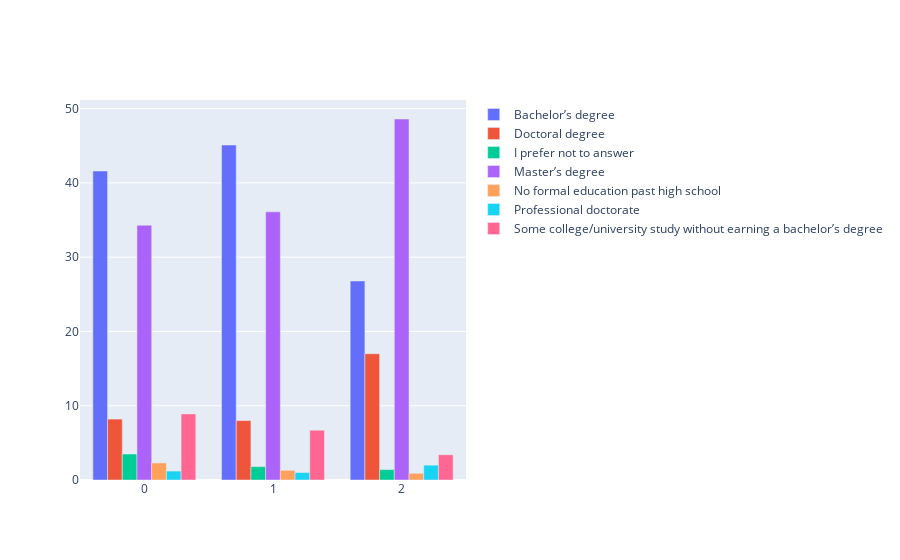

Here is the notebook cell this chart was saved with:
### Code cell
edu_aggr = cluster_question_plot(binary_data, "HighEdu")[0]

### Figure 1 — Plotly figure (JSON) as saved in the notebook; plotly's stock layout.template omitted (floating-point values rounded to 4 significant figures)
{"data": [{"name": "Bachelor’s degree", "type": "bar", "x": [0, 1, 2], "y": [41.6, 45.1, 26.8]}, {"name": "Doctoral degree", "type": "bar", "x": [0, 1, 2], "y": [8.2, 8, 17]}, {"name": "I prefer not to answer", "type": "bar", "x": [0, 1, 2], "y": [3.5, 1.8, 1.4]}, {"name": "Master’s degree", "type": "bar", "x": [0, 1, 2], "y": [34.3, 36.1, 48.6]}, {"name": "No formal education past high school", "type": "bar", "x": [0, 1, 2], "y": [2.3, 1.3, 0.9]}, {"name": "Professional doctorate", "type": "bar", "x": [0, 1, 2], "y": [1.2, 1, 2]}, {"name": "Some college/university study without earning a bachelor’s degree", "type": "bar", "x": [0, 1, 2], "y": [8.9, 6.7, 3.4]}], "layout": {}}
